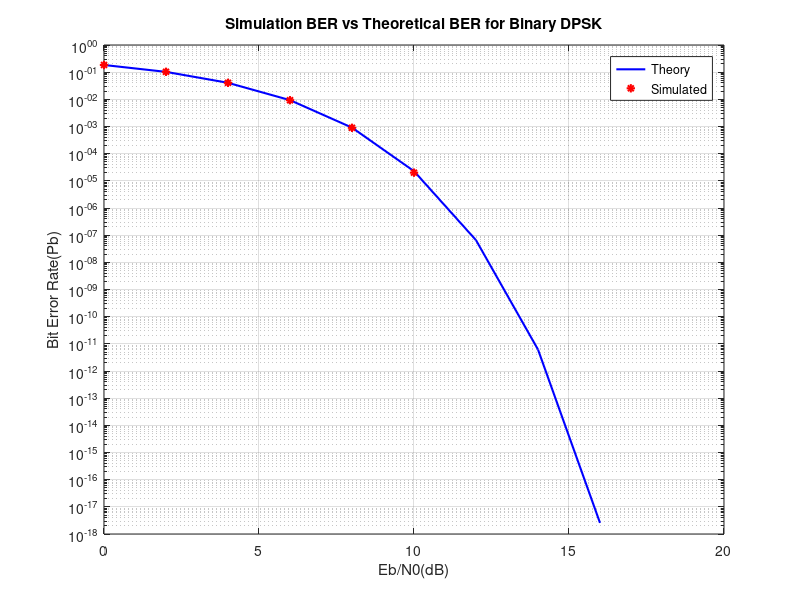

Reproduce this figure in MATLAB.
clc; close all;

N = 1e6;
BER = 0:2:16;
M = 2;

refArray = [1+0i, 0+1i, -1+0i, 0-1i];

symErrSimulated = zeros(2,length(BER));
k = log2(M);
BERs = BER + 10*log10(k);

data = 2*ceil(M.*rand(N,1))-1;
data_diff = filter(1,[1,-1], data);
s = refArray(mod(data_diff, 2*M)+1);

i = 1;
for x = BERs
    noiseVariance = 1/(10.^(x/10));
    noiseSigma = sqrt(noiseVariance/2);
    noise = noiseSigma*(randn(1,N)+1i*randn(1,N));
    received = s + noise;
    
    estPhase = angle(received);
    est_diffPhase = filter([1,-1],1,estPhase)*M/pi;
    y = mod(2*floor(est_diffPhase/2)+1,2*M);
    symErrSimulated(1,i) = sum(y~=data')/(N*k);
    i = i+1;
end

BERn = 10.^(BERs/10);
BERn = 10.^(BER/10);
symErrTheory = 0.5*exp(-BERn);

figure
semilogy(BER,symErrTheory,'b','linewidth',1.5);hold on;
semilogy(BER,symErrSimulated,'r*','linewidth',1.5);hold on;
legend({'Theory','Simulated'});grid on;
xlabel('Eb/N0(dB)');ylabel('Bit Error Rate(Pb)');
title('Simulation BER vs Theoretical BER for Binary DPSK');
